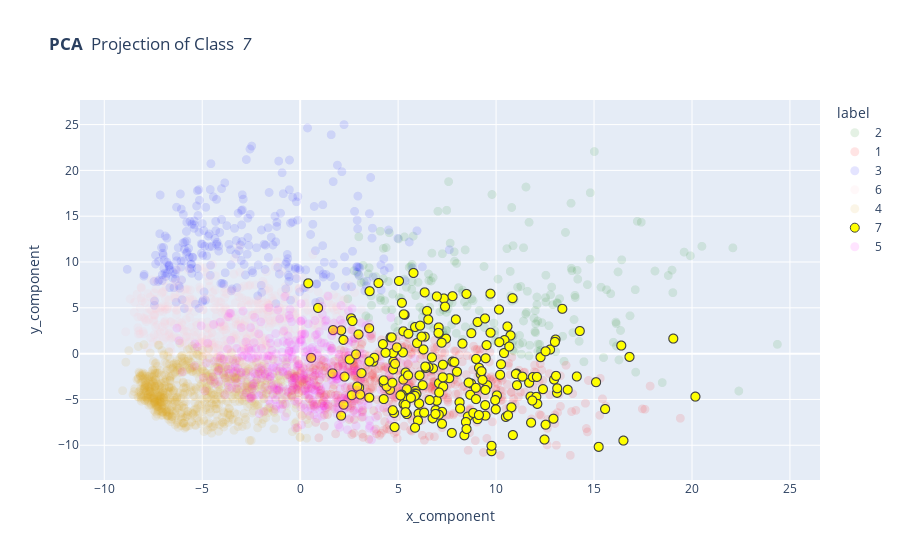

Notebook source saved alongside this figure:
### Code cell
label_to_check = 7 ### Check a specific group (1-9); 0 means no specific group chosen

plot_2d_NEW(df, label_to_check, "PCA")

### Figure 1 — Plotly figure (JSON) as saved in the notebook; plotly's stock layout.template omitted (floating-point values rounded to 4 significant figures; data arrays with more than 128 entries replaced by an {"elided": "..."} marker saying what was removed)
{"data": [{"hovertemplate": "label=2<br>x_component=%{x}<br>y_component=%{y}<extra></extra>", "legendgroup": "2", "marker": {"color": "green", "line": {"width": 0}, "size": 9, "symbol": "circle"}, "mode": "markers", "name": "2", "opacity": 0.1, "showlegend": true, "type": "scattergl", "x": {"elided": "208 float values"}, "xaxis": "x", "y": {"elided": "208 float values"}, "yaxis": "y"}, {"hovertemplate": "label=1<br>x_component=%{x}<br>y_component=%{y}<extra></extra>", "legendgroup": "1", "marker": {"color": "red", "line": {"width": 0}, "size": 9, "symbol": "circle"}, "mode": "markers", "name": "1", "opacity": 0.1, "showlegend": true, "type": "scattergl", "x": {"elided": "539 float values"}, "xaxis": "x", "y": {"elided": "539 float values"}, "yaxis": "y"}, {"hovertemplate": "label=3<br>x_component=%{x}<br>y_component=%{y}<extra></extra>", "legendgroup": "3", "marker": {"color": "blue", "line": {"width": 0}, "size": 9, "symbol": "circle"}, "mode": "markers", "name": "3", "opacity": 0.1, "showlegend": true, "type": "scattergl", "x": {"elided": "268 float values"}, "xaxis": "x", "y": {"elided": "268 float values"}, "yaxis": "y"}, {"hovertemplate": "label=6<br>x_component=%{x}<br>y_component=%{y}<extra></extra>", "legendgroup": "6", "marker": {"color": "pink", "line": {"width": 0}, "size": 9, "symbol": "circle"}, "mode": "markers", "name": "6", "opacity": 0.1, "showlegend": true, "type": "scattergl", "x": {"elided": "548 float values"}, "xaxis": "x", "y": {"elided": "548 float values"}, "yaxis": "y"}, {"hovertemplate": "label=4<br>x_component=%{x}<br>y_component=%{y}<extra></extra>", "legendgroup": "4", "marker": {"color": "goldenrod", "line": {"width": 0}, "size": 9, "symbol": "circle"}, "mode": "markers", "name": "4", "opacity": 0.1, "showlegend": true, "type": "scattergl", "x": {"elided": "809 float values"}, "xaxis": "x", "y": {"elided": "809 float values"}, "yaxis": "y"}, {"hovertemplate": "label=7<br>x_component=%{x}<br>y_component=%{y}<extra></extra>", "legendgroup": "7", "marker": {"color": "yellow", "line": {"width": 1}, "size": 9, "symbol": "circle"}, "mode": "markers", "name": "7", "showlegend": true, "type": "scattergl", "x": {"elided": "206 float values"}, "xaxis": "x", "y": {"elided": "206 float values"}, "yaxis": "y"}, {"hovertemplate": "label=5<br>x_component=%{x}<br>y_component=%{y}<extra></extra>", "legendgroup": "5", "marker": {"color": "magenta", "line": {"width": 0}, "size": 9, "symbol": "circle"}, "mode": "markers", "name": "5", "opacity": 0.1, "showlegend": true, "type": "scattergl", "x": {"elided": "422 float values"}, "xaxis": "x", "y": {"elided": "422 float values"}, "yaxis": "y"}], "layout": {"legend": {"title": {"text": "label"}, "tracegroupgap": 0}, "title": {"text": "<b> PCA </b> Projection of Class <i> 7 </i>"}, "xaxis": {"anchor": "y", "domain": [0, 1], "title": {"text": "x_component"}}, "yaxis": {"anchor": "x", "domain": [0, 1], "title": {"text": "y_component"}}}}
